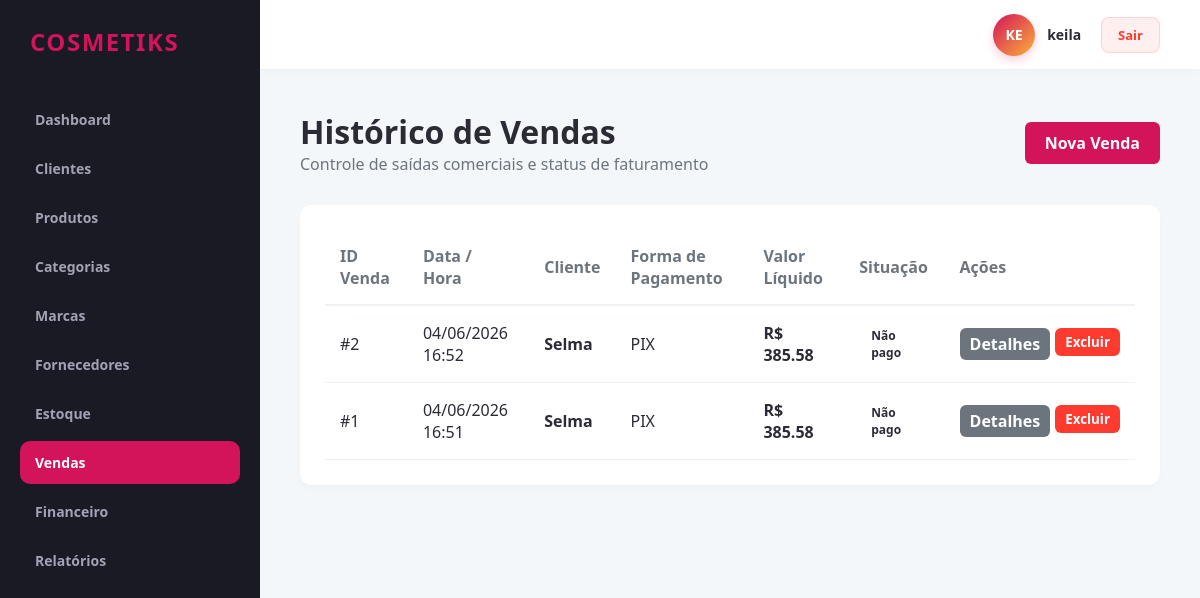
Page /vendas/ (signed in) on the earlier database version.
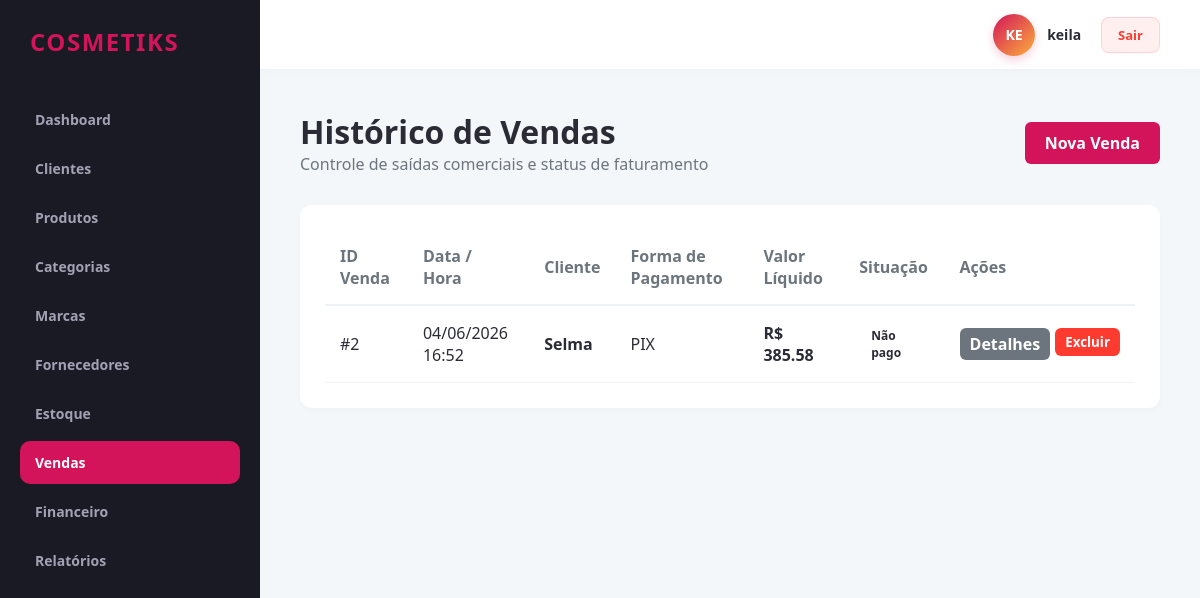
Same page on the later database version.
### app/models/venda.py (models this page shows)
class Venda(db.Model):
    __tablename__ = 'vendas'
    id = db.Column(db.Integer, primary_key=True)
    revendedor_id = db.Column(db.Integer, db.ForeignKey('revendedores.id'), nullable=False)
    cliente_id = db.Column(db.Integer, db.ForeignKey('clientes.id'), nullable=False)
    data_venda = db.Column(db.DateTime, default=datetime.utcnow)
    valor_total = db.Column(db.Numeric(10, 2), nullable=False)
    desconto_valor = db.Column(db.Numeric(10, 2), default=0.00, nullable=False)
    desconto_percentual = db.Column(db.Numeric(5, 2), default=0.00, nullable=False)
    situacao = db.Column(db.String(30), default='Não pago', nullable=False)
    forma_pagamento = db.Column(db.String(50), nullable=False)
    cliente = db.relationship('Cliente', backref='vendas', lazy=True)
    revendedor = db.relationship('Revendedor', backref='vendas', lazy=True)
    itens = db.relationship('ItemVenda', backref='venda', cascade='all, delete-orphan', lazy=True)
    parcelas = db.relationship('Parcelamento', backref='venda', cascade='all, delete-orphan', lazy=True)
    financeiro = db.relationship('Financeiro', backref='venda', cascade='all, delete-orphan', lazy=True)
    movimentacoes_estoque = db.relationship('Estoque', backref='venda', lazy=True)

### app/models/cliente.py (models this page shows)
class Cliente(db.Model):
    __tablename__ = 'clientes'
    id = db.Column(db.Integer, primary_key=True)
    revendedor_id = db.Column(db.Integer, db.ForeignKey('revendedores.id'), nullable=False)
    nome = db.Column(db.String(150), nullable=False)
    telefone = db.Column(db.String(20), nullable=True)
    whatsapp = db.Column(db.String(20), nullable=True)
    email = db.Column(db.String(100), nullable=True)
    endereco = db.Column(db.Text, nullable=True)
    data_cadastro = db.Column(db.DateTime, default=datetime.utcnow)
    observacoes = db.Column(db.Text, nullable=True)

### app/controllers/venda_controller.py (the view)
@venda_bp.route('/')
@revendedor_required
def index():
    revendedor_id = session.get('revendedor_id')
    lista = venda_service.venda_repo.get_todas_ordenadas(revendedor_id)
    return render_template('vendas/index.html', vendas=lista)

### app/controllers/venda_controller.py (called while the page is built)
def revendedor_required(f):
    @wraps(f)
    def decorated_function(*args, **kwargs):
        if not session.get('usuario_logado') or session.get('is_admin'):
            flash('Acesso restrito a revendedores autenticados.', 'danger')
            return redirect(url_for('auth.login'))
        return f(*args, **kwargs)
    return decorated_function

### app/repositories/venda_repository.py (called while the page is built)
    def get_todas_ordenadas(self, revendedor_id):
        return self.model.query.filter_by(revendedor_id=revendedor_id).order_by(self.model.data_venda.desc()).all()

### app/templates/vendas/index.html
{% extends 'base.html' %}
{% block content %}
<div class="header-panel">
    <div>
        <h1>Histórico de Vendas</h1>
        <p style="color: var(--text-muted);">Controle de saídas comerciais e status de faturamento</p>
    </div>
    <a href="{{ url_for('venda.nova') }}" class="btn btn-primary">Nova Venda</a>
</div>
<div class="data-table-container">
    <table class="data-table">
        <thead>
            <tr>
                <th>ID Venda</th>
                <th>Data / Hora</th>
                <th>Cliente</th>
                <th>Forma de Pagamento</th>
                <th>Valor Líquido</th>
                <th>Situação</th>
                <th>Ações</th>
            </tr>
        </thead>
        <tbody>
            {% for v in vendas %}
            <tr>
                <td>#{{ v.id }}</td>
                <td>{{ v.data_venda.strftime('%d/%m/%Y %H:%M') }}</td>
                <td><strong>{{ v.cliente.nome }}</strong></td>
                <td>{{ v.forma_pagamento }}</td>
                <td><strong>R$ {{ "%.2f"|format(v.valor_total) }}</strong></td>
                <td>
                    <span class="badge-status {{ v.situacao|lower|replace(' ', '-') }}">
                        {{ v.situacao }}
                    </span>
                </td>
                <td>
                    <div style="display: flex; gap: 5px;">
                        <a href="{{ url_for('venda.detalhes', id_venda=v.id) }}" class="btn btn-primary" style="padding: 5px 10px; background: #6c757d;">Detalhes</a>
                        <form action="{{ url_for('venda.excluir', id_venda=v.id) }}" method="POST" onsubmit="return confirm('Esta ação excluirá a venda, o lançamento financeiro e retornará os itens ao estoque automaticamente. Confirmar?')">
                            <button type="submit" class="btn btn-danger" style="padding: 5px 10px;">Excluir</button>
                        </form>
                    </div>
                </td>
            </tr>
            {% endfor %}
        </tbody>
    </table>
</div>
{% endblock %}

Differences in the rows shown:
removed Venda: id "1", data_venda "04/06/2026 16:51", cliente.nome "Selma", forma_pagamento "PIX", valor_total "385.58", situacao "Não pago"
